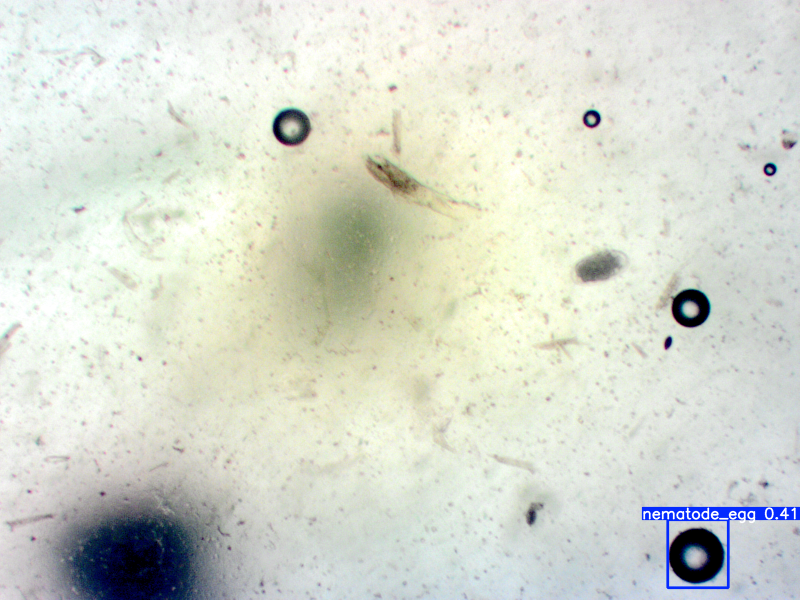
#> input picture YOLO/nematode_yolov5s/test/Image_05.tif, 1600 x 1200 px, found by its file name (shown at 1/2 size)
$ python image_process_b.py
#> lines starting #> are read from the running program, lines starting #| are printed output that depends on the picture; after the words box and inside, x2 and y2 are one past the last pixel; in counts of white or black regions, pixels touching at a corner belong together
import cv2
import numpy as np
import matplotlib.pyplot as plt

# Load the microscope image
image_path = "Data/Image_05.tif"
image = cv2.imread(image_path)
#> image is the input picture: shape (1200, 1600, 3); mean B, G, R 206.9, 218.1, 214

# Convert to grayscale
gray = cv2.cvtColor(image, cv2.COLOR_BGR2GRAY)
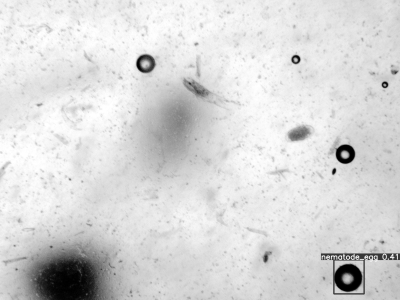
#> gray: shape (1200, 1600) (shown at 1/4 size); min 0, max 255, mean 215.6

# Step 1: Remove extreme dark high-contrast objects (e.g., frames, bubbles, and stripes)
_, dark_contrast_mask = cv2.threshold(gray, 0, 255, cv2.THRESH_BINARY_INV + cv2.THRESH_OTSU)
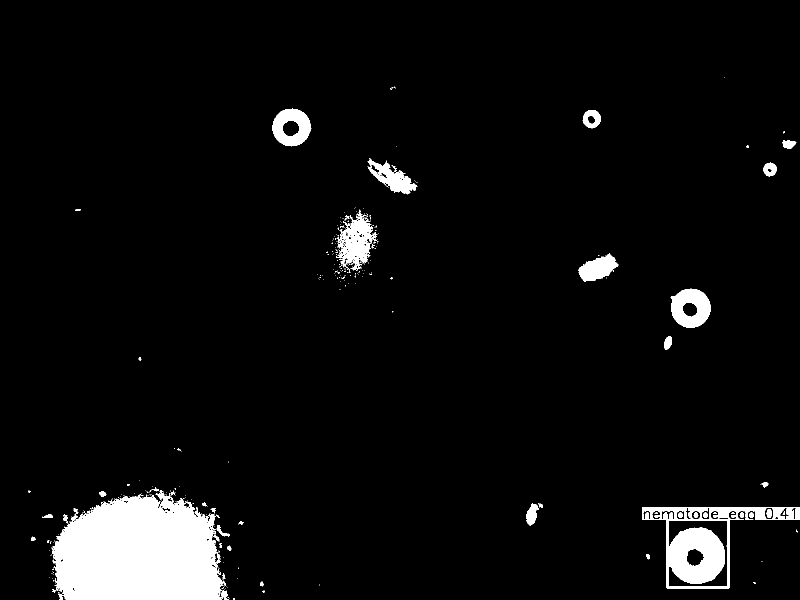
#> dark_contrast_mask: shape (1200, 1600) (shown at 1/2 size); 5.1% white; 339 white regions (296 under 20 px), largest, box (x1, y1, x2, y2) and area: (103, 980, 457, 1200) 59046, (1284, 1014, 1600, 1178) 16785, (1341, 577, 1421, 656) 4247

# Step 2: Apply morphological opening to refine dark object removal
kernel = np.ones((6, 6), np.uint8)
dark_contrast_mask = cv2.morphologyEx(dark_contrast_mask, cv2.MORPH_OPEN, kernel, iterations=2)
#> dark_contrast_mask: shape (1200, 1600); 4.1% white; 18 white regions, largest, box (x1, y1, x2, y2) and area: (113, 997, 440, 1200) 54131, (1335, 1058, 1451, 1170) 9348, (1345, 580, 1423, 657) 4220

# Step 3: Apply mask to remove dark objects while keeping fine structures
filtered_gray = cv2.bitwise_and(gray, gray, mask=dark_contrast_mask)

# Step 4: Apply CLAHE to enhance contrast
clahe = cv2.createCLAHE(clipLimit=3.0, tileGridSize=(8, 8))
enhanced_gray = clahe.apply(filtered_gray)

# Step 5: Apply Adaptive Thresholding
adaptive_thresh = cv2.adaptiveThreshold(
    enhanced_gray, 255, cv2.ADAPTIVE_THRESH_GAUSSIAN_C, cv2.THRESH_BINARY_INV, 23, 10
)
#> adaptive_thresh: shape (1200, 1600); 1.5% white; 1388 white regions (1242 under 20 px), largest, box (x1, y1, x2, y2) and area: (107, 991, 446, 1200) 4406, (1331, 1058, 1457, 1176) 1508, (1156, 512, 1238, 569) 1127

# Step 6: Apply Canny edge detection to enhance contour visibility
edges = cv2.Canny(enhanced_gray, 80, 200)
#> edges: shape (1200, 1600); 0.73% white in thin lines or dots, all inside (x1, y1, x2, y2) = (112, 219, 1600, 1200)

# Step 7: Combine adaptive thresholding and edge detection results
combined_thresh = cv2.bitwise_or(adaptive_thresh, edges)
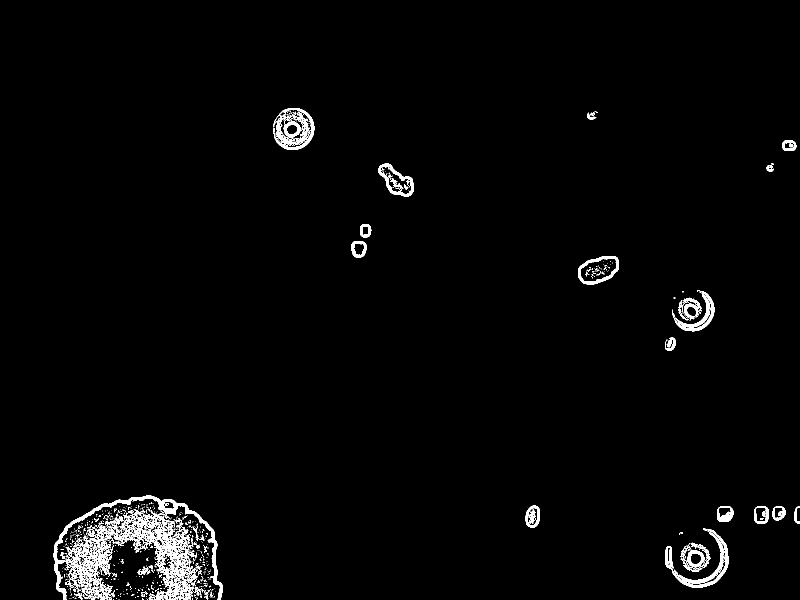
#> combined_thresh: shape (1200, 1600) (shown at 1/2 size); 2% white; 684 white regions (617 under 20 px), largest, box (x1, y1, x2, y2) and area: (130, 1019, 395, 1200) 11930, (107, 991, 446, 1200) 4921, (546, 216, 629, 300) 3095

# Step 8: Perform morphological operations to refine detected regions
cleaned = cv2.morphologyEx(combined_thresh, cv2.MORPH_CLOSE, kernel, iterations=5)
#> cleaned: shape (1200, 1600); 4.7% white; 13 white regions, largest, box (x1, y1, x2, y2) and area: (112, 996, 451, 1200) 55141, (1336, 1017, 1472, 1181) 11221, (551, 221, 634, 305) 5522
cleaned = cv2.morphologyEx(cleaned, cv2.MORPH_OPEN, kernel, iterations=4)
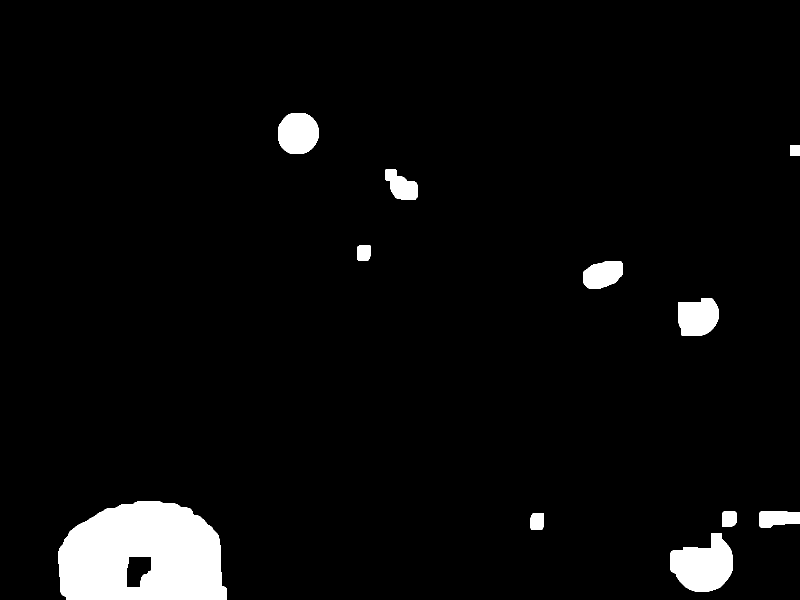
#> cleaned: shape (1200, 1600) (shown at 1/2 size); 4.5% white; 11 white regions

# Step 9: Find contours
contours, _ = cv2.findContours(cleaned, cv2.RETR_EXTERNAL, cv2.CHAIN_APPROX_SIMPLE)
#> contours = 11 contours; largest, box (x1, y1, x2, y2) and area: (117, 1002, 454, 1200) 55596, (1340, 1066, 1465, 1184) 9878, (556, 226, 637, 308) 5351, (1356, 596, 1437, 671) 4952, (1167, 522, 1246, 577) 3322

# Step 10: Filter contours based on size, aspect ratio, and solidity
filtered_contours = []
min_area = 900
max_area = 12000
aspect_ratio_threshold = 1.3
solidity_threshold = 0.90

for cnt in contours:
    area = cv2.contourArea(cnt)
    if min_area <= area <= max_area and len(cnt) >= 5:
        ellipse = cv2.fitEllipse(cnt)
        (x, y), (major_axis, minor_axis), angle = ellipse
        aspect_ratio = max(major_axis, minor_axis) / min(major_axis, minor_axis)

        # Compute convex hull solidity
        hull = cv2.convexHull(cnt)
        hull_area = cv2.contourArea(hull)
        solidity = area / hull_area if hull_area > 0 else 0

        if aspect_ratio > aspect_ratio_threshold and solidity > solidity_threshold:
            filtered_contours.append(cnt)
#> this loop made 11 passes
#> (area, x, y, major_axis, minor_axis, angle, aspect_ratio, hull_area) on passes 1, 3, 6, 7, 9, 11: (9877.5, 1405.3, 1127.3, 110.8, 126.9, 82.21, 1.14, 11055), (2158, 1540.8, 1036.9, 28.98, 150.7, 86.59, 5.2, 2320), (4951.5, 1395.5, 631.7, 77.52, 85.79, 60.18, 1.11, 5193), (3321.5, 1205, 548.6, 48.49, 92.86, 70.93, 1.91, 3380.5), (2391, 805.9, 375.3, 45.13, 80.16, 126.5, 1.78, 2724.5), (5351, 595.6, 266.4, 81.46, 84.8, 24.84, 1.04, 5390.5)
#> after the loop, filtered_contours = 2 contours; box (x1, y1, x2, y2) and area: (1167, 522, 1246, 577) 3322, (1518, 1022, 1600, 1055) 2158

# Step 11: Draw filtered contours on the original image
output_image = image.copy()
cv2.drawContours(output_image, filtered_contours, -1, (0, 255, 0), 2)
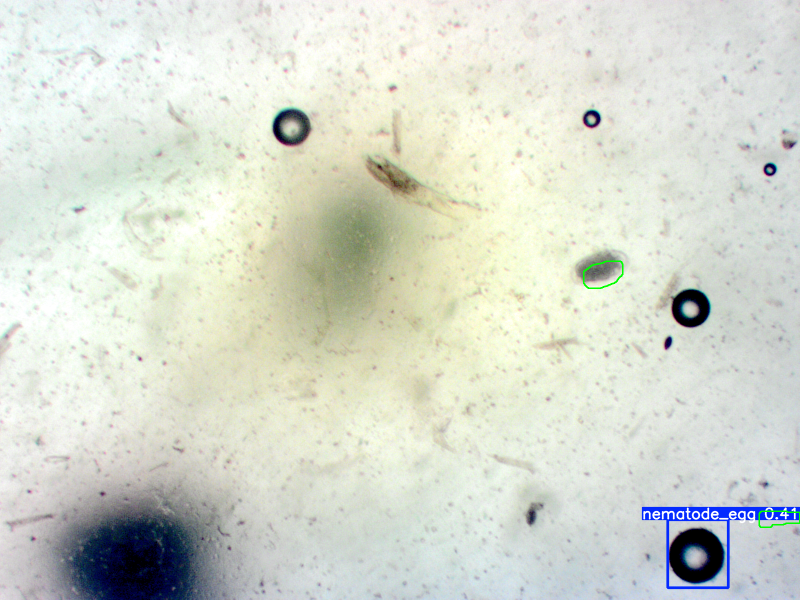
#> output_image: shape (1200, 1600, 3) (shown at 1/2 size); 0.07% of pixels changed, all inside (x1, y1, x2, y2) = (1166, 521, 1600, 1056)

# Step 12: Display all processing steps
fig, axes = plt.subplots(3, 4, figsize=(15, 12))

axes[0, 0].imshow(gray, cmap="gray")
axes[0, 0].set_title("1. Grayscale Image")

axes[0, 1].imshow(dark_contrast_mask, cmap="gray")
axes[0, 1].set_title("2. Dark Object Removal")

axes[0, 2].imshow(filtered_gray, cmap="gray")
axes[0, 2].set_title("3. Filtered Gray Image")

axes[0, 3].imshow(enhanced_gray, cmap="gray")
axes[0, 3].set_title("4. CLAHE Enhanced")

axes[1, 0].imshow(adaptive_thresh, cmap="gray")
axes[1, 0].set_title("5. Adaptive Thresholding")

axes[1, 1].imshow(edges, cmap="gray")
axes[1, 1].set_title("6. Canny Edge Detection")

axes[1, 2].imshow(combined_thresh, cmap="gray")
axes[1, 2].set_title("7. Combined Thresholding + Edges")

axes[1, 3].imshow(cleaned, cmap="gray")
axes[1, 3].set_title("8. Morphological Processing")

# Convert contours to binary for visualization
contour_image = np.zeros_like(gray)
cv2.drawContours(contour_image, contours, -1, 255, thickness=1)
#> contour_image: shape (1200, 1600); 0.15% white in thin lines or dots, all inside (x1, y1, x2, y2) = (117, 226, 1600, 1200)
axes[2, 0].imshow(contour_image, cmap="gray")
axes[2, 0].set_title("9. Contour Detection")

filtered_contour_image = np.zeros_like(gray)
cv2.drawContours(filtered_contour_image, filtered_contours, -1, 255, thickness=1)
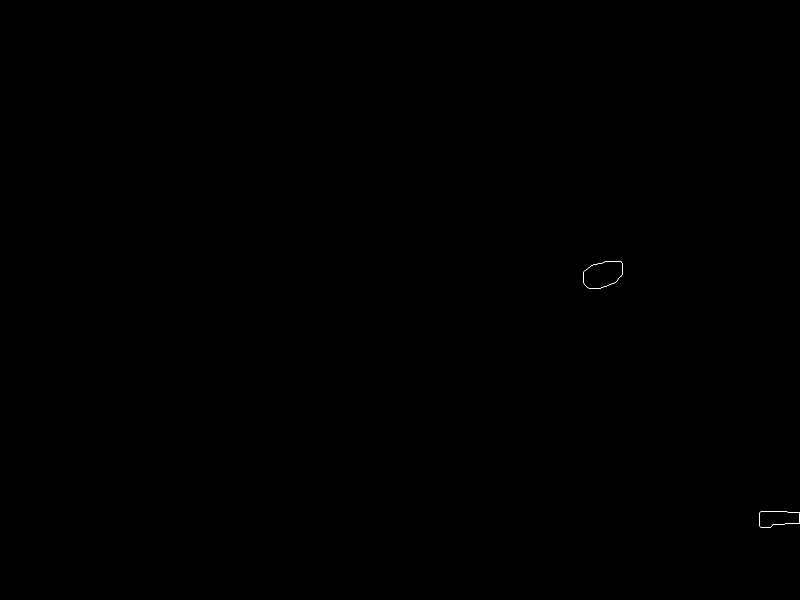
#> filtered_contour_image: shape (1200, 1600) (shown at 1/2 size); 0.02% white in thin lines or dots, all inside (x1, y1, x2, y2) = (1167, 522, 1600, 1055)
axes[2, 1].imshow(filtered_contour_image, cmap="gray")
axes[2, 1].set_title("10. Filtered Contours")

axes[2, 2].imshow(cv2.cvtColor(output_image, cv2.COLOR_BGR2RGB))
axes[2, 2].set_title(f"11. Final Detection: {len(filtered_contours)} Eggs")

plt.tight_layout()
plt.show()
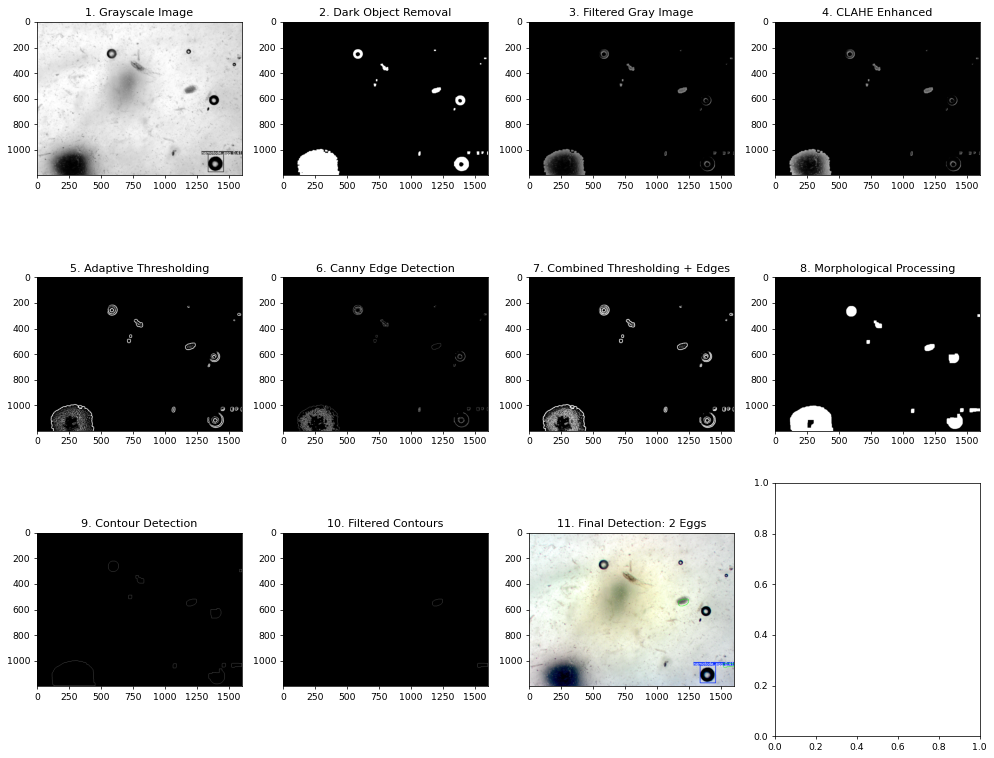
#> figure drawn by matplotlib, 11 panels

$ run again, with YOLO/nematode_yolov5s/test/Image_01.tif copied over YOLO/nematode_yolov5s/test/Image_05.tif
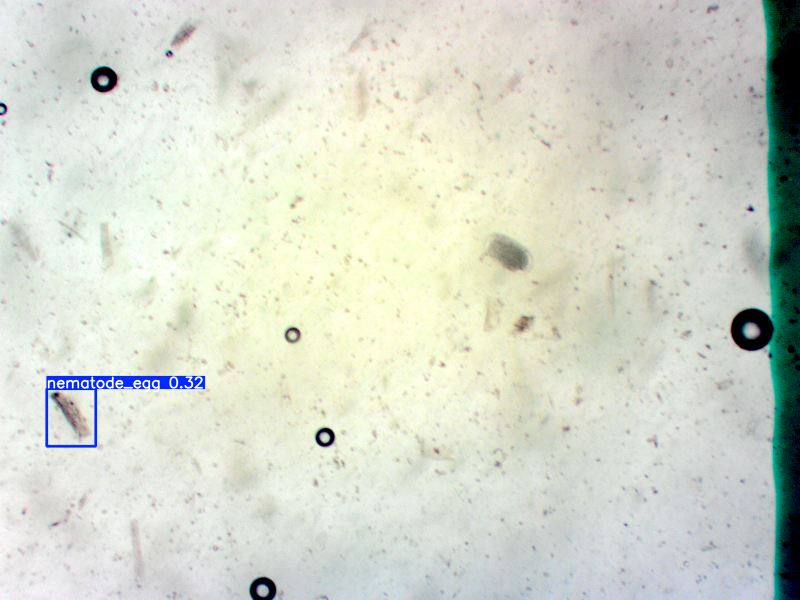
#> input picture YOLO/nematode_yolov5s/test/Image_01.tif, 1600 x 1200 px, found by its file name (shown at 1/2 size)
#> image is the input picture: shape (1200, 1600, 3); mean B, G, R 204.3, 216.9, 212.1
#> `_, dark_contrast_mask = cv2.threshold(gray, 0, 255, cv2.THRESH_BINARY_..`:
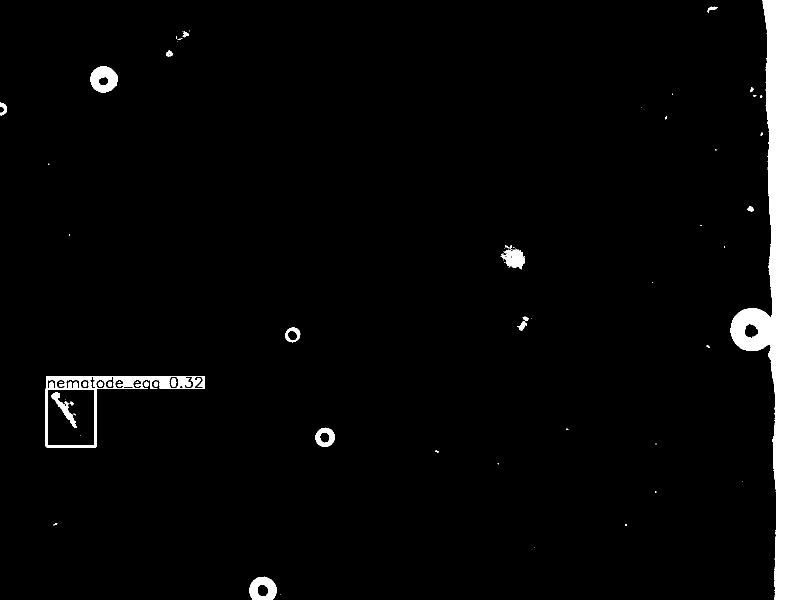
#> dark_contrast_mask: shape (1200, 1600) (shown at 1/2 size); 4.7% white; 72 white regions (47 under 20 px), largest, box (x1, y1, x2, y2) and area: (1461, 0, 1600, 1200) 74872, (91, 752, 410, 895) 7066, (181, 132, 236, 185) 1994
#> adaptive_thresh: shape (1200, 1600); 1.2% white; 1591 white regions (1466 under 20 px), largest, box (x1, y1, x2, y2) and area: (1522, 0, 1547, 637) 3557, (1469, 685, 1555, 1200) 3185, (1472, 624, 1548, 701) 721
#> edges: shape (1200, 1600); 0.69% white in thin lines or dots, all inside (x1, y1, x2, y2) = (187, 0, 1600, 1200)
#> combined_thresh: shape (1200, 1600); 1.7% white; 694 white regions (619 under 20 px), largest, box (x1, y1, x2, y2) and area: (1464, 0, 1561, 1200) 8007, (1543, 284, 1600, 556) 5220, (1536, 0, 1600, 234) 2631
#> contours = 6 contours; box (x1, y1, x2, y2) and area: (1481, 0, 1600, 1200) 61440, (199, 155, 250, 200) 1984, (327, 760, 387, 793) 1690, (517, 1172, 569, 1200) 1278, (1026, 511, 1061, 549) 1162, (254, 761, 282, 789) 713
#> the loop `for cnt in contours:` made 6 passes
#> (area, x, y, major_axis, minor_axis, angle, aspect_ratio, hull_area) on passes 1, 3, 4, 5: (1278.5, 542.3, 1191, 43.91, 54.9, 84.42, 1.25, 1290), (1690.5, 353.5, 774.4, 32.33, 91.78, 86.05, 2.84, 1757), (1162.5, 1044, 530.6, 37.29, 46.61, 7.1, 1.25, 1177.5), (1983.5, 223.1, 174.6, 48.84, 59.3, 59.11, 1.21, 1992)
#> after the loop `for cnt in contours:`: filtered_contours = 1 contour; box (x1, y1, x2, y2) and area: (327, 760, 387, 793) 1690
#> output_image: shape (1200, 1600, 3); 0.03% of pixels changed, all inside (x1, y1, x2, y2) = (326, 759, 388, 794)
#> `cv2.drawContours(contour_image, contours, -1, 255, thickness=1)`:
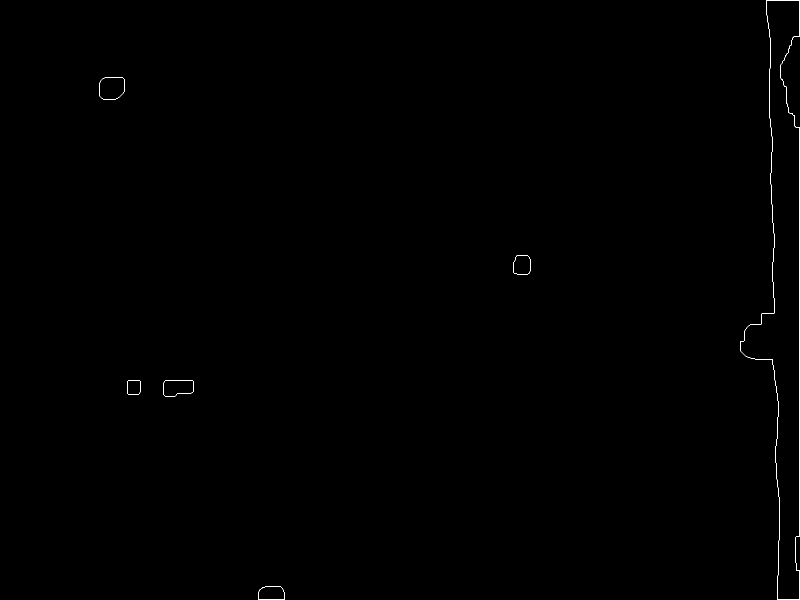
#> contour_image: shape (1200, 1600) (shown at 1/2 size); 0.17% white in thin lines or dots, all inside (x1, y1, x2, y2) = (199, 0, 1600, 1200)
#> filtered_contour_image: shape (1200, 1600); 0.01% white in thin lines or dots, all inside (x1, y1, x2, y2) = (327, 760, 387, 793)
